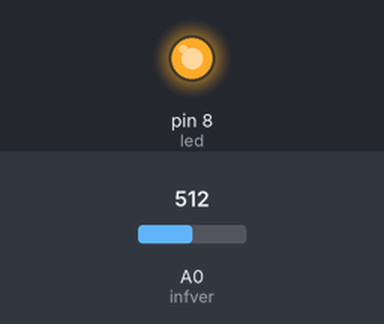
A sketch run on a simulated Arduino Uno, built with avr-gcc and run on an emulated ATmega328P. On the bench: output pins drawn as LEDs (lit = HIGH). The inputs (shaded band) are chosen by the test bench; at power-on: A0 (infver) = 512.

Above: at 1.2 s.
1.3 s: A0 (infver) set to 687
2.8 s: A0 (infver) set to 717
At 3.7 s:
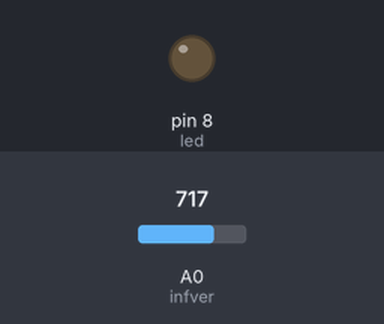
4.3 s: A0 (infver) set to 690
At 4.8 s:
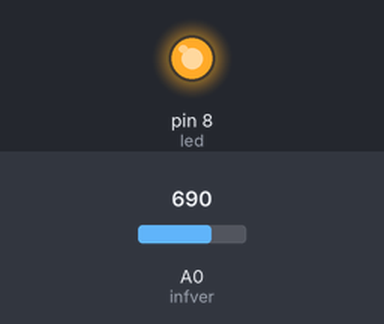
5.8 s: A0 (infver) set to 710
At 7.1 s:
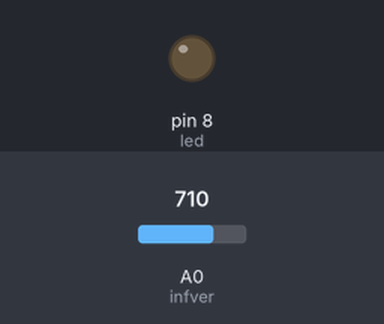
Timing chart, 0 to 8.3 s (numbered marks = the images above; inputs shaded):
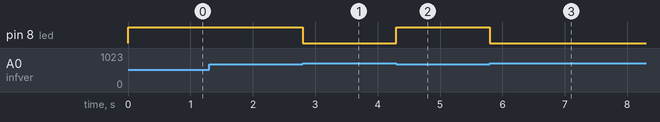

Measured:
- the behaviour switches between 699 and 700 on A0 (infver) (found by bisection; images 0 and 1)
- after the input at 1.3 s, every drawn part: stays the same
- after the input at 2.8 s, pin 8 (led): HIGH → LOW at once
- after the input at 4.3 s, pin 8 (led): LOW → HIGH at once
- after the input at 5.8 s, pin 8 (led): HIGH → LOW at once

The sketch:

Experimentos_para_o_robo_sumo.ino
```cpp
const int led=8;
int infver=0;
int valor=0;

void setup() {
    pinMode(led,OUTPUT);
}

void loop() {
    valor=analogRead(infver);
    if(valor<700){
      digitalWrite(led, HIGH);
    }else{
      digitalWrite(led, LOW);
    }
}
```
